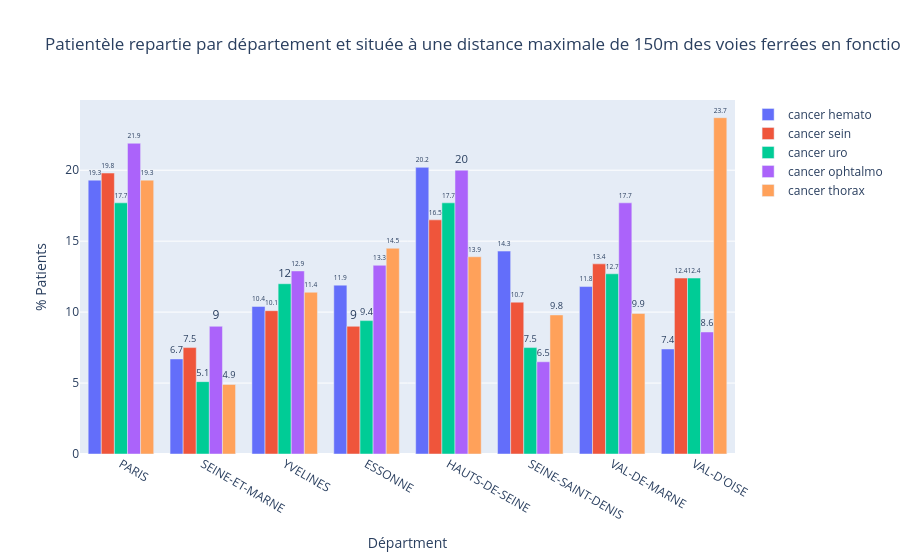

Notebook code for this chart:
### Code cell
# Création d'une figure avec des sous-trames
fig =  go.Figure()

# Ajout des bar plots pour chaque périmètre
fig.add_trace(go.Bar(x=gdf_idf_hemato_150m['NOM_DEPT'], y=gdf_idf_hemato_150m['pourcentage'], name='cancer hemato',
                     text=gdf_idf_hemato_150m['pourcentage'].round(1),
                     textposition='outside'))
fig.add_trace(go.Bar(x=gdf_idf_sein_150m['NOM_DEPT'], y=gdf_idf_sein_150m['pourcentage'], name='cancer sein',
                     text=gdf_idf_sein_150m['pourcentage'].round(1),
                     textposition='outside'))
fig.add_trace(go.Bar(x=gdf_idf_uro_150m['NOM_DEPT'], y=gdf_idf_uro_150m['pourcentage'], name='cancer uro',
                     text=gdf_idf_uro_150m['pourcentage'].round(1),
                     textposition='outside'))
fig.add_trace(go.Bar(x=gdf_idf_ophtalmo_150m['NOM_DEPT'], y=gdf_idf_ophtalmo_150m['pourcentage'], name='cancer ophtalmo',
                     text=gdf_idf_ophtalmo_150m['pourcentage'].round(1),
                     textposition='outside'))
fig.add_trace(go.Bar(x=gdf_idf_thorax_150m['NOM_DEPT'], y=gdf_idf_thorax_150m['pourcentage'], name='cancer thorax',
                     text=gdf_idf_thorax_150m['pourcentage'].round(1),
                     textposition='outside'))


fig.update_layout(barmode='group', 
                  xaxis=dict(title='Départment'),
                  yaxis=dict(title='% Patients'),
                  title='Patientèle repartie par département et située à une distance maximale de 150m des voies ferrées en fonction de leur groupe pathologique')

fig.show()

### Figure 1 — Plotly figure (JSON) as saved in the notebook; plotly's stock layout.template omitted (floating-point values rounded to 4 significant figures)
{"data": [{"name": "cancer hemato", "text": [19.3, 6.7, 10.4, 11.9, 20.2, 14.3, 11.8, 7.4], "textposition": "outside", "type": "bar", "x": ["PARIS", "SEINE-ET-MARNE", "YVELINES", "ESSONNE", "HAUTS-DE-SEINE", "SEINE-SAINT-DENIS", "VAL-DE-MARNE", "VAL-D'OISE"], "y": [19.3, 6.7, 10.4, 11.9, 20.2, 14.3, 11.8, 7.4]}, {"name": "cancer sein", "text": [19.8, 7.5, 10.1, 9, 16.5, 10.7, 13.4, 12.4], "textposition": "outside", "type": "bar", "x": ["PARIS", "SEINE-ET-MARNE", "YVELINES", "ESSONNE", "HAUTS-DE-SEINE", "SEINE-SAINT-DENIS", "VAL-DE-MARNE", "VAL-D'OISE"], "y": [19.8, 7.5, 10.1, 9, 16.5, 10.7, 13.4, 12.4]}, {"name": "cancer uro", "text": [17.7, 5.1, 12, 9.4, 17.7, 7.5, 12.7, 12.4], "textposition": "outside", "type": "bar", "x": ["PARIS", "SEINE-ET-MARNE", "YVELINES", "ESSONNE", "HAUTS-DE-SEINE", "SEINE-SAINT-DENIS", "VAL-DE-MARNE", "VAL-D'OISE"], "y": [17.7, 5.1, 12, 9.4, 17.7, 7.5, 12.7, 12.4]}, {"name": "cancer ophtalmo", "text": [21.9, 9, 12.9, 13.3, 20, 6.5, 17.7, 8.6], "textposition": "outside", "type": "bar", "x": ["PARIS", "SEINE-ET-MARNE", "YVELINES", "ESSONNE", "HAUTS-DE-SEINE", "SEINE-SAINT-DENIS", "VAL-DE-MARNE", "VAL-D'OISE"], "y": [21.9, 9, 12.9, 13.3, 20, 6.5, 17.7, 8.6]}, {"name": "cancer thorax", "text": [19.3, 4.9, 11.4, 14.5, 13.9, 9.8, 9.9, 23.7], "textposition": "outside", "type": "bar", "x": ["PARIS", "SEINE-ET-MARNE", "YVELINES", "ESSONNE", "HAUTS-DE-SEINE", "SEINE-SAINT-DENIS", "VAL-DE-MARNE", "VAL-D'OISE"], "y": [19.3, 4.9, 11.4, 14.5, 13.9, 9.8, 9.9, 23.7]}], "layout": {"barmode": "group", "title": {"text": "Patientèle repartie par département et située à une distance maximale de 150m des voies ferrées en fonction de leur groupe pathologique"}, "xaxis": {"title": {"text": "Départment"}}, "yaxis": {"title": {"text": "% Patients"}}}}
